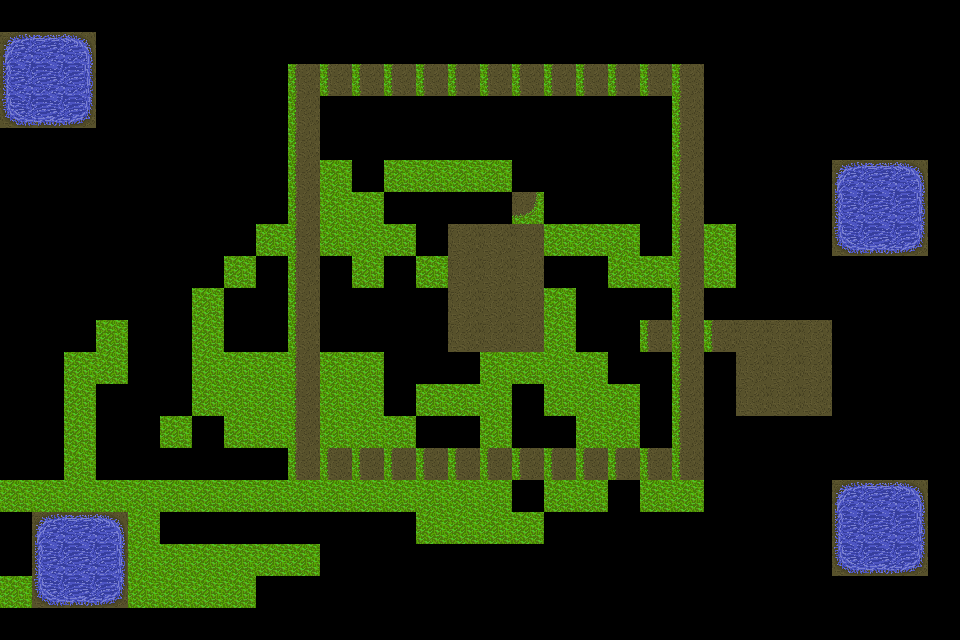

A level layout from a 2D game, rendered from its tile map. Below: a short description, then the map file with its tile-grid data intact:
An orthogonal 30x20 tile map with 32x32 px tiles, 1 tile layer (Calque de Tuiles 1).

<map version="1.8" tiledversion="1.8.4" orientation="orthogonal" renderorder="right-down" width="30" height="20" tilewidth="32" tileheight="32" infinite="0" nextlayerid="2" nextobjectid="1">
 <tileset firstgid="1" name="landscape" tilewidth="32" tileheight="32" tilecount="117" columns="9">
  <image source="base_landscape.png" width="288" height="416" />
 </tileset>
 <layer id="1" name="Calque de Tuiles 1" width="30" height="20">
  <data encoding="csv">
0,0,0,0,0,0,0,0,0,0,0,0,0,0,0,0,0,0,0,0,0,0,0,0,0,0,0,0,0,0,
40,41,42,0,0,0,0,0,0,0,0,0,0,0,0,0,0,0,0,0,0,0,0,0,0,0,0,0,0,0,
49,50,51,0,0,0,0,0,0,75,75,75,75,75,75,75,75,75,75,75,75,75,0,0,0,0,0,0,0,0,
58,59,60,0,0,0,0,0,0,75,0,0,0,0,0,0,0,0,0,0,0,75,0,0,0,0,0,0,0,0,
0,0,0,0,0,0,0,0,0,75,0,0,0,0,0,0,0,0,0,0,0,75,0,0,0,0,0,0,0,0,
0,0,0,0,0,0,0,0,0,75,2,0,2,2,2,2,0,0,0,0,0,75,0,0,0,0,40,41,42,0,
0,0,0,0,0,0,0,0,0,75,2,2,0,0,0,0,30,0,0,0,0,75,0,0,0,0,49,50,51,0,
0,0,0,0,0,0,0,0,2,75,2,2,2,0,77,77,77,2,2,2,0,75,2,0,0,0,58,59,60,0,
0,0,0,0,0,0,0,2,0,75,0,2,0,2,77,77,77,0,0,2,2,75,2,0,0,0,0,0,0,0,
0,0,0,0,0,0,2,0,0,75,0,0,0,0,77,77,77,2,0,0,0,75,0,0,0,0,0,0,0,0,
0,0,0,2,0,0,2,0,0,75,0,0,0,0,77,77,77,2,0,0,75,75,75,77,77,77,0,0,0,0,
0,0,2,2,0,0,2,2,2,75,2,2,0,0,0,2,2,2,2,0,0,75,0,77,77,77,0,0,0,0,
0,0,2,0,0,0,2,2,2,75,2,2,0,2,2,2,0,2,2,2,0,75,0,77,77,77,0,0,0,0,
0,0,2,0,0,2,0,2,2,75,2,2,2,0,0,2,0,0,2,2,0,75,0,0,0,0,0,0,0,0,
0,0,2,0,0,0,0,0,0,75,75,75,75,75,75,75,75,75,75,75,75,75,0,0,0,0,0,0,0,0,
2,2,2,2,2,2,2,2,2,2,2,2,2,2,2,2,0,2,2,0,2,2,0,0,0,0,40,41,42,0,
0,40,41,42,2,0,0,0,0,0,0,0,0,2,2,2,2,0,0,0,0,0,0,0,0,0,49,50,51,0,
0,49,50,51,2,2,2,2,2,2,0,0,0,0,0,0,0,0,0,0,0,0,0,0,0,0,58,59,60,0,
2,58,59,60,2,2,2,2,0,0,0,0,0,0,0,0,0,0,0,0,0,0,0,0,0,0,0,0,0,0,
0,0,0,0,0,0,0,0,0,0,0,0,0,0,0,0,0,0,0,0,0,0,0,0,0,0,0,0,0,0
</data>
 </layer>
</map>
